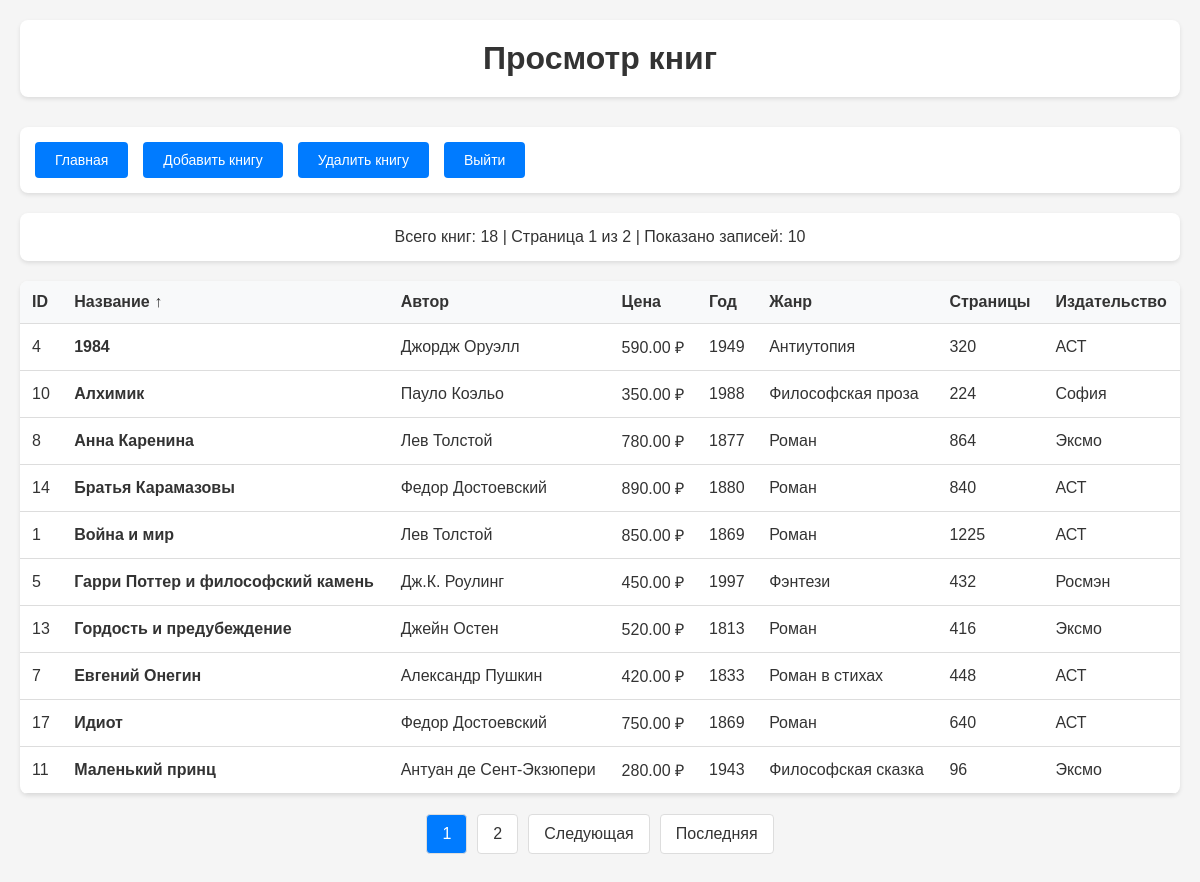
The app's page /view.php?sort=title&order=asc (signed in) with its own data.
### tables this page shows
CREATE TABLE books (
    id INT AUTO_INCREMENT PRIMARY KEY,
    title VARCHAR(255) NOT NULL,
    author VARCHAR(255) NOT NULL,
    price FLOAT NOT NULL,
    year_published INT NOT NULL,
    genre VARCHAR(100) NOT NULL,
    page_count INT NOT NULL,
    publisher VARCHAR(255) NOT NULL
);

### config.php (called while the page is built, shortened)
<?php
function escape($data) {
    return htmlspecialchars($data, ENT_QUOTES, 'UTF-8');
}
?>

### view.php (the view, shortened to what this page needs)
<?php
require_once 'config.php';
$limit = 10;
$page = isset($_GET['page']) ? max(1, intval($_GET['page'])) : 1;
$offset = ($page - 1) * $limit;
$allowed_sort = ['id', 'title', 'author', 'price', 'year_published', 'genre'];
$sort_by = isset($_GET['sort']) && in_array($_GET['sort'], $allowed_sort) ? $_GET['sort'] : 'id';
$sort_order = isset($_GET['order']) && $_GET['order'] === 'desc' ? 'desc' : 'asc';
$sql_order = strtoupper($sort_order);
try {
    $count_sql = "SELECT COUNT(*) FROM books";
    $count_stmt = $pdo->prepare($count_sql);
    $count_stmt->execute();
    $total_records = $count_stmt->fetchColumn();
    $total_pages = ceil($total_records / $limit);
    $sql = "SELECT * FROM books ORDER BY $sort_by $sql_order LIMIT :limit OFFSET :offset";
    $stmt = $pdo->prepare($sql);
    $stmt->bindValue(':limit', $limit, PDO::PARAM_INT);
    $stmt->bindValue(':offset', $offset, PDO::PARAM_INT);
    $stmt->execute();
    $books = $stmt->fetchAll(PDO::FETCH_ASSOC);
} catch(PDOException $e) {
    $error = "Ошибка при получении данных: " . $e->getMessage();
}
function sortLink($column, $current_sort, $current_order) {
    $new_order = ($current_sort === $column && $current_order === 'asc') ? 'desc' : 'asc';
    return "view.php?sort=$column&order=$new_order";
}
?>
<!DOCTYPE html>
<html lang="ru">
<head>
</head>
<body>
    <div class="container">
        <div class="header">
            <h1>Просмотр книг</h1>
        </div>
        <div class="navigation">
            <a href="index.php" class="btn">Главная</a>
            <a href="add.php" class="btn">Добавить книгу</a>
            <a href="delete.php" class="btn">Удалить книгу</a>
            <a href="logout.php" class="btn">Выйти</a>
        </div>
        <div class="stats">
            Всего книг: <?= $total_records ?> |
            Страница <?= $page ?> из <?= $total_pages ?> |
            Показано записей: <?= count($books) ?>
        </div>
        <?php if (empty($books)): ?>
            <div class="table-container">
                <div style="padding: 40px; text-align: center; color: #666;">
                    <h3>Нет данных для отображения</h3>
                    <p>В базе данных пока нет книг. <a href="add.php">Добавить первую книгу</a></p>
                </div>
            </div>
        <?php else: ?>
            <div class="table-container">
                <div class="table-responsive">
                    <table>
                        <thead>
                            <tr>
                                <th><a href="<?= sortLink('id', $sort_by, $sort_order) ?>">ID<?= $sort_by === 'id' ? ($sort_order === 'asc' ? ' ↑' : ' ↓') : '' ?></a></th>
                                <th><a href="<?= sortLink('title', $sort_by, $sort_order) ?>">Название<?= $sort_by === 'title' ? ($sort_order === 'asc' ? ' ↑' : ' ↓') : '' ?></a></th>
                                <th><a href="<?= sortLink('author', $sort_by, $sort_order) ?>">Автор<?= $sort_by === 'author' ? ($sort_order === 'asc' ? ' ↑' : ' ↓') : '' ?></a></th>
                                <th><a href="<?= sortLink('price', $sort_by, $sort_order) ?>">Цена<?= $sort_by === 'price' ? ($sort_order === 'asc' ? ' ↑' : ' ↓') : '' ?></a></th>
                                <th><a href="<?= sortLink('year_published', $sort_by, $sort_order) ?>">Год<?= $sort_by === 'year_published' ? ($sort_order === 'asc' ? ' ↑' : ' ↓') : '' ?></a></th>
                                <th><a href="<?= sortLink('genre', $sort_by, $sort_order) ?>">Жанр<?= $sort_by === 'genre' ? ($sort_order === 'asc' ? ' ↑' : ' ↓') : '' ?></a></th>
                                <th>Страницы</th>
                                <th>Издательство</th>
                            </tr>
                        </thead>
                        <tbody>
                            <?php foreach ($books as $book): ?>
                                <tr>
                                    <td><?= escape($book['id']) ?></td>
                                    <td><strong><?= escape($book['title']) ?></strong></td>
                                    <td><?= escape($book['author']) ?></td>
                                    <td><?= number_format($book['price'], 2) ?> ₽</td>
                                    <td><?= escape($book['year_published']) ?></td>
                                    <td><?= escape($book['genre']) ?></td>
                                    <td><?= escape($book['page_count']) ?></td>
                                    <td><?= escape($book['publisher']) ?></td>
                                </tr>
                            <?php endforeach; ?>
                        </tbody>
                    </table>
                </div>
            </div>
            <?php if ($total_pages > 1): ?>
                <div class="pagination">
                    <?php
                    $start_page = max(1, $page - 2);
                    $end_page = min($total_pages, $page + 2);
                    for ($i = $start_page; $i <= $end_page; $i++):
                        if ($i == $page):
                    ?>
                        <span class="current"><?= $i ?></span>
                    <?php else: ?>
                        <a href="?page=<?= $i ?>&sort=<?= $sort_by ?>&order=<?= $sort_order ?>"><?= $i ?></a>
                    <?php endif; ?>
                    <?php endfor; ?>
                    <?php if ($page < $total_pages): ?>
                        <a href="?page=<?= $page + 1 ?>&sort=<?= $sort_by ?>&order=<?= $sort_order ?>">Следующая</a>
                        <a href="?page=<?= $total_pages ?>&sort=<?= $sort_by ?>&order=<?= $sort_order ?>">Последняя</a>
                    <?php endif; ?>
                </div>
            <?php endif; ?>
        <?php endif; ?>
    </div>
</body>
</html>

### view.php (style rules this page uses)
* { margin: 0; padding: 0; box-sizing: border-box; }
body { font-family: Arial, sans-serif; background: #f5f5f5; min-height: 100vh; color: #333; }
.container { max-width: 1200px; margin: 0 auto; padding: 20px; }
.header { text-align: center; margin-bottom: 30px; padding: 20px; background: white; border-radius: 8px; box-shadow: 0 2px 4px rgba(0,0,0,0.1); }
.navigation { background: white; padding: 15px; border-radius: 8px; box-shadow: 0 2px 4px rgba(0,0,0,0.1); margin-bottom: 20px; display: flex; gap: 15px; flex-wrap: wrap; }
.btn { background: #007bff; color: white; padding: 10px 20px; border: none; border-radius: 4px; cursor: pointer; font-size: 14px; text-decoration: none; display: inline-block; }
.table-container { background: white; border-radius: 8px; box-shadow: 0 2px 4px rgba(0,0,0,0.1); overflow: hidden; margin-bottom: 20px; }
.table-responsive { overflow-x: auto; }
table { width: 100%; border-collapse: collapse; }
th, td { padding: 12px; text-align: left; border-bottom: 1px solid #ddd; }
th { background: #f8f9fa; font-weight: 600; }
th a { color: #333; text-decoration: none; }
.pagination { display: flex; justify-content: center; gap: 10px; margin: 20px 0; }
.pagination a, .pagination span { padding: 10px 15px; border: 1px solid #ddd; border-radius: 4px; text-decoration: none; color: #333; background: white; }
.pagination .current { background: #007bff; color: white; }
.stats { background: white; padding: 15px; border-radius: 8px; box-shadow: 0 2px 4px rgba(0,0,0,0.1); margin-bottom: 20px; text-align: center; }

### records on screen
books: id "4", title "1984", author "Джордж Оруэлл", price "590.00", year_published "1949", genre "Антиутопия", page_count "320", publisher "АСТ"
books: id "10", title "Алхимик", author "Пауло Коэльо", price "350.00", year_published "1988", genre "Философская проза", page_count "224", publisher "София"
books: id "8", title "Анна Каренина", author "Лев Толстой", price "780.00", year_published "1877", genre "Роман", page_count "864", publisher "Эксмо"
books: id "14", title "Братья Карамазовы", author "Федор Достоевский", price "890.00", year_published "1880", genre "Роман", page_count "840", publisher "АСТ"
books: id "1", title "Война и мир", author "Лев Толстой", price "850.00", year_published "1869", genre "Роман", page_count "1225", publisher "АСТ"
books: id "5", title "Гарри Поттер и философский камень", author "Дж.К. Роулинг", price "450.00", year_published "1997", genre "Фэнтези", page_count "432", publisher "Росмэн"
books: id "13", title "Гордость и предубеждение", author "Джейн Остен", price "520.00", year_published "1813", genre "Роман", page_count "416", publisher "Эксмо"
books: id "7", title "Евгений Онегин", author "Александр Пушкин", price "420.00", year_published "1833", genre "Роман в стихах", page_count "448", publisher "АСТ"
books: id "17", title "Идиот", author "Федор Достоевский", price "750.00", year_published "1869", genre "Роман", page_count "640", publisher "АСТ"
books: id "11", title "Маленький принц", author "Антуан де Сент-Экзюпери", price "280.00", year_published "1943", genre "Философская сказка", page_count "96", publisher "Эксмо"

### other values on screen
$total_records "18"
$page "1"
$total_pages "2"
count($books) "10"
